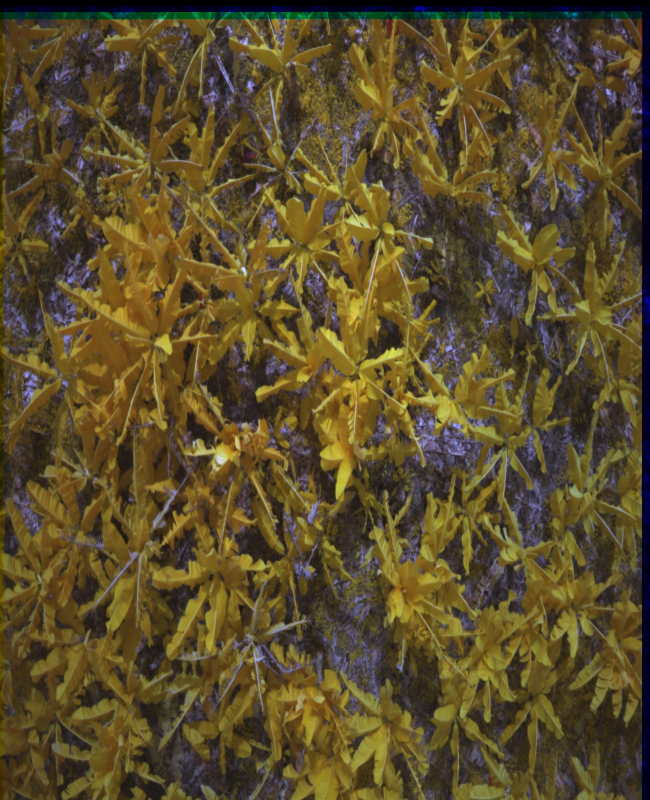
#> input picture dji.jpg, 1300 x 1600 px, given in place of DJI_0010.JPG, which was not available (shown at 1/2 size)
$ python algoritmoSplir_general.py
#> lines starting #> are read from the running program, lines starting #| are printed output that depends on the picture
import cv2
import os
import numpy as np

#Algoritmo para la creación de los archivos V1,v2,v3 juntos a los split de cada sección
#Algoritmo sobre la imagen R-REG-NIR
#Algoritmo sobre la imagen G-REG-NIR
#Algoritmo sobre la imagen B-REG-NIR

def read_listfile(path):
    archivos=os.listdir(path) #Lee todos los archivos pero no hace confimarción
    #print(archivos)
    return archivos
#función limpia los demas archivos y solod eja los .tif y los jpg de la lista, esto para no involucrar
# a los archivos de loc que carga el dron, en el caso de ser un algoritmo general.
def limpieza_nombres(lista):
    lis_jpg_tif=[]
    lis_jpg=[]
    for nombres in lista:
            #hacemos filtro de la lista
            #if not in funciona como: Si no esta en la lista
            #El split(".") divide la palabra en el punto y toma desde la parte de atras
            # por el -1
            if nombres.split(".")[-1].upper() in ["jpg","JPG","TIF","tif"]:
                lis_jpg_tif.append(nombres)
            if nombres.split(".")[-1].upper() in ["jpg","JPG"]:
                lis_jpg.append(nombres)
#> further down, leer_img is the input picture: shape (1600, 1300, 3); mean B, G, R 43.2, 76.6, 90.7
    return lis_jpg_tif,lis_jpg #Lista con los nombrs de todos los archivos jpg y tif

#Función obtiene lista con [nombre,i,j] a partir de la imagen del recorte
def dato_recorte(nombre_imagen):
    return [nombre_imagen[0:8],nombre_imagen[9],nombre_imagen[11]]

# [70 lines left out: functions algoritmo_busqueda, estabilizador_imagen, obtener_puntos_interes, encontrar_coincidencias, encontrar_H_RANSAC_Estable, not called in this run]
#algoritmo para split la iamgen
#Recibe (par_x,par_y,imagen_shape_)
def split_image(dez_x,dez_y,imagen,lista_split,dir_ori,dir_save,list_jpgandtif):
    # Se obtiene las dimensiones de la imagen
#> called with dez_x = 10, dez_y = 10, dir_ori = './PlanesVuelo/101FPLAN/', dir_save = './Nuevas_imagenes/carp3/'
    tam_x,tam_y,tamz=imagen.shape
#> tam_x = 1600; tam_y = 1300; tamz = 3
    # División de total de pixeles/ número de divisiones
    # Se obtiene el tamaño de cada sección
    div_x=round(tam_x/dez_x)
#> div_x = 160
    div_y=round(tam_y/dez_y)
#> div_y = 130
    # Realizamos una copia de la imagen ya qué si se hace un cambio en el parametro
    # El cambios e ve refljeado en la variable original.

    # Espacio para alinear la imágen y copiar en la variable copia con la nueva franja de color
    # 9 es el número de imagenes jpg
    for i in range (9):
        img_RGB2 = cv2.imread(dir_ori+list_jpgandtif[(i*6)+0],1)
        img_RGB = cv2.imread(dir_ori+list_jpgandtif[(i*6)+0],0)
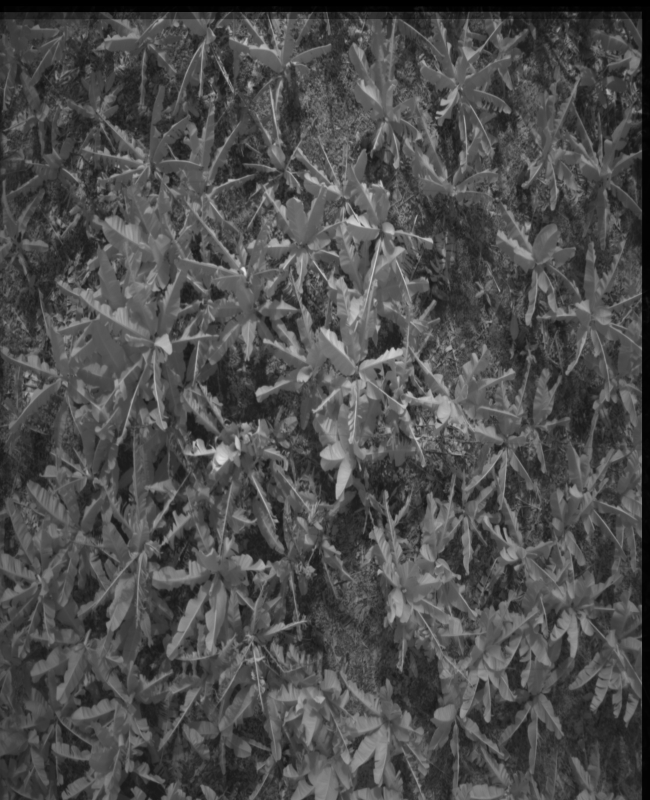
#> img_RGB: shape (1600, 1300) (shown at 1/2 size); min 0, max 230, mean 77
#> (the run stopped early here; a loop or call above may not have finished)

$ run again, on Interfaz_etiqueta/extra/DJI_0010_0_4.jpg
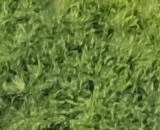
#> input picture Interfaz_etiqueta/extra/DJI_0010_0_4.jpg, 160 x 130 px, given in place of DJI_0010.JPG, which was not available
#> leer_img is the input picture: shape (130, 160, 3); mean B, G, R 58.2, 126.5, 102.8
#> in split_image, `img_RGB = cv2.imread(dir_ori+list_jpgandtif[(i*6)+0],0)`:
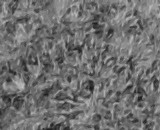
#> img_RGB: shape (130, 160); min 23, max 197, mean 111.6
